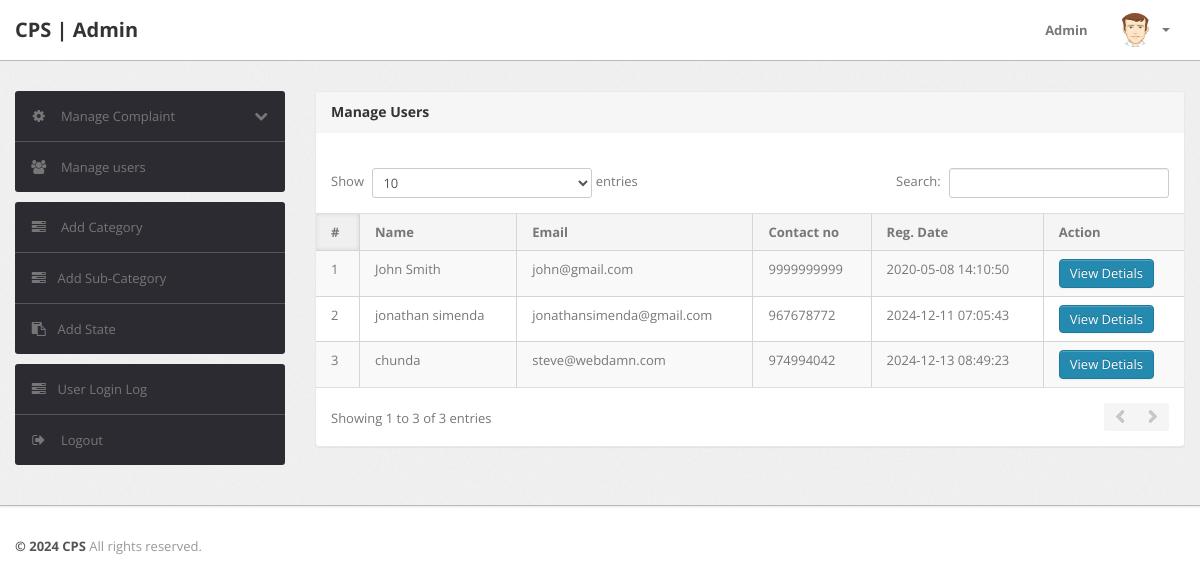
Screenshot of /main/admin/manage-users.php (signed in) with the database file from the repository.
### tables this page shows
CREATE TABLE IF NOT EXISTS `users` (
  `id` int NOT NULL AUTO_INCREMENT,
  `fullName` varchar(255) DEFAULT NULL,
  `userEmail` varchar(255) DEFAULT NULL,
  `password` varchar(255) DEFAULT NULL,
  `contactNo` bigint DEFAULT NULL,
  `address` tinytext,
  `State` varchar(255) DEFAULT NULL,
  `country` varchar(255) DEFAULT NULL,
  `pincode` int DEFAULT NULL,
  `userImage` varchar(255) DEFAULT NULL,
  `regDate` timestamp NOT NULL DEFAULT CURRENT_TIMESTAMP,
  `updationDate` timestamp NOT NULL DEFAULT '0000-00-00 00:00:00' ON UPDATE CURRENT_TIMESTAMP,
  `status` int NOT NULL,
  PRIMARY KEY (`id`)
);

### main/admin/manage-users.php (the view, shortened to what this page needs)
<?php
include('include/config.php');
if(strlen($_SESSION['alogin'])==0)
	{
header('location:index.php');
}
else{
?>
<!DOCTYPE html>
<html lang="en">
<head>
	<link type="text/css" href="bootstrap/css/bootstrap.min.css" rel="stylesheet">
	<link type="text/css" href="bootstrap/css/bootstrap-responsive.min.css" rel="stylesheet">
	<link type="text/css" href="css/theme.css" rel="stylesheet">
	<link type="text/css" href="images/icons/css/font-awesome.css" rel="stylesheet">
</head>
<body>
<?php include('include/header.php');?>
	<div class="wrapper">
		<div class="container">
			<div class="row">
<?php include('include/sidebar.php');?>
			<div class="span9">
					<div class="content">
	<div class="module">
							<div class="module-head">
								<h3>Manage Users</h3>
							</div>
							<div class="module-body table">
									<br />
								<table cellpadding="0" cellspacing="0" border="0" class="datatable-1 table table-bordered table-striped	 display" width="100%">
									<thead>
										<tr>
											<th>#</th>
											<th> Name</th>
											<th>Email </th>
											<th>Contact no</th>
											<th>Reg. Date </th>
											<th>Action</th>
										</tr>
									</thead>
									<tbody>
<?php $query=mysqli_query($bd, "select * from users");
$cnt=1;
while($row=mysqli_fetch_array($query))
{
?>
										<tr>
											<td><?php echo htmlentities($cnt);?></td>
											<td><?php echo htmlentities($row['fullName']);?></td>
											<td><?php echo htmlentities($row['userEmail']);?></td>
											<td> <?php echo htmlentities($row['contactNo']);?></td>
											<td><?php echo htmlentities($row['regDate']);?></td>
											<td><a href="javascript:void(0);" onClick="popUpWindow('http://localhost/Complaint Management System/admin/userprofile.php?uid=<?php echo htmlentities($row['id']);?>');" title="Update order">
											 <button type="button" class="btn btn-primary">View Detials</button>
											</a></td>
										<?php $cnt=$cnt+1; } ?>
								</table>
							</div>
						</div>
					</div>
				</div>
			</div>
		</div>
	</div>
<?php include('include/footer.php');?>
</body>
<?php } ?>

### main/admin/include/header.php (shortened to what this page needs)
<div class="navbar navbar-fixed-top">
		<div class="navbar-inner">
			<div class="container">
			  	<a class="brand" href="index.html">
			  		CPS | Admin
			  	</a>
				<div class="nav-collapse collapse navbar-inverse-collapse">
					<ul class="nav pull-right">
						<li><a href="#">
							Admin
						</a></li>
						<li class="nav-user dropdown">
							<a href="#" class="dropdown-toggle" data-toggle="dropdown">
								<img src="images/user.png" class="nav-avatar" />
								<b class="caret"></b>
							</a>
						</li>
					</ul>
				</div>
			</div>
		</div>
	</div>

### main/admin/include/sidebar.php (shortened to what this page needs)
<div class="span3">
					<div class="sidebar">
<ul class="widget widget-menu unstyled">
							<li>
								<a class="collapsed" data-toggle="collapse" href="#togglePages">
									<i class="menu-icon icon-cog"></i>
									<i class="icon-chevron-down pull-right"></i><i class="icon-chevron-up pull-right"></i>
									Manage Complaint
								</a>
							</li>
							<li>
								<a href="manage-users.php">
									<i class="menu-icon icon-group"></i>
									Manage users
								</a>
							</li>
						</ul>
						<ul class="widget widget-menu unstyled">
                                <li><a href="category.php"><i class="menu-icon icon-tasks"></i> Add Category </a></li>
                                <li><a href="subcategory.php"><i class="menu-icon icon-tasks"></i>Add Sub-Category </a></li>
                                <li><a href="state.php"><i class="menu-icon icon-paste"></i>Add State</a></li>
                            </ul>
						<ul class="widget widget-menu unstyled">
							<li><a href="user-logs.php"><i class="menu-icon icon-tasks"></i>User Login Log </a></li>
							<li>
								<a href="logout.php">
									<i class="menu-icon icon-signout"></i>
									Logout
								</a>
							</li>
						</ul>
					</div>
				</div>

### main/admin/include/footer.php
<div class="footer">
	<div class="container">
		<b class="copyright">&copy; 2024 CPS </b> All rights reserved.
	</div>
</div>

### rows the page displays
users: fullName "John Smith", userEmail "john@gmail.com", contactNo "9999999999", regDate "2020-05-08 14:10:50"
users: fullName "jonathan simenda", userEmail "jonathansimenda@gmail.com", contactNo "967678772", regDate "2024-12-11 07:05:43"
users: fullName "chunda", userEmail "steve@webdamn.com", contactNo "974994042", regDate "2024-12-13 08:49:23"
